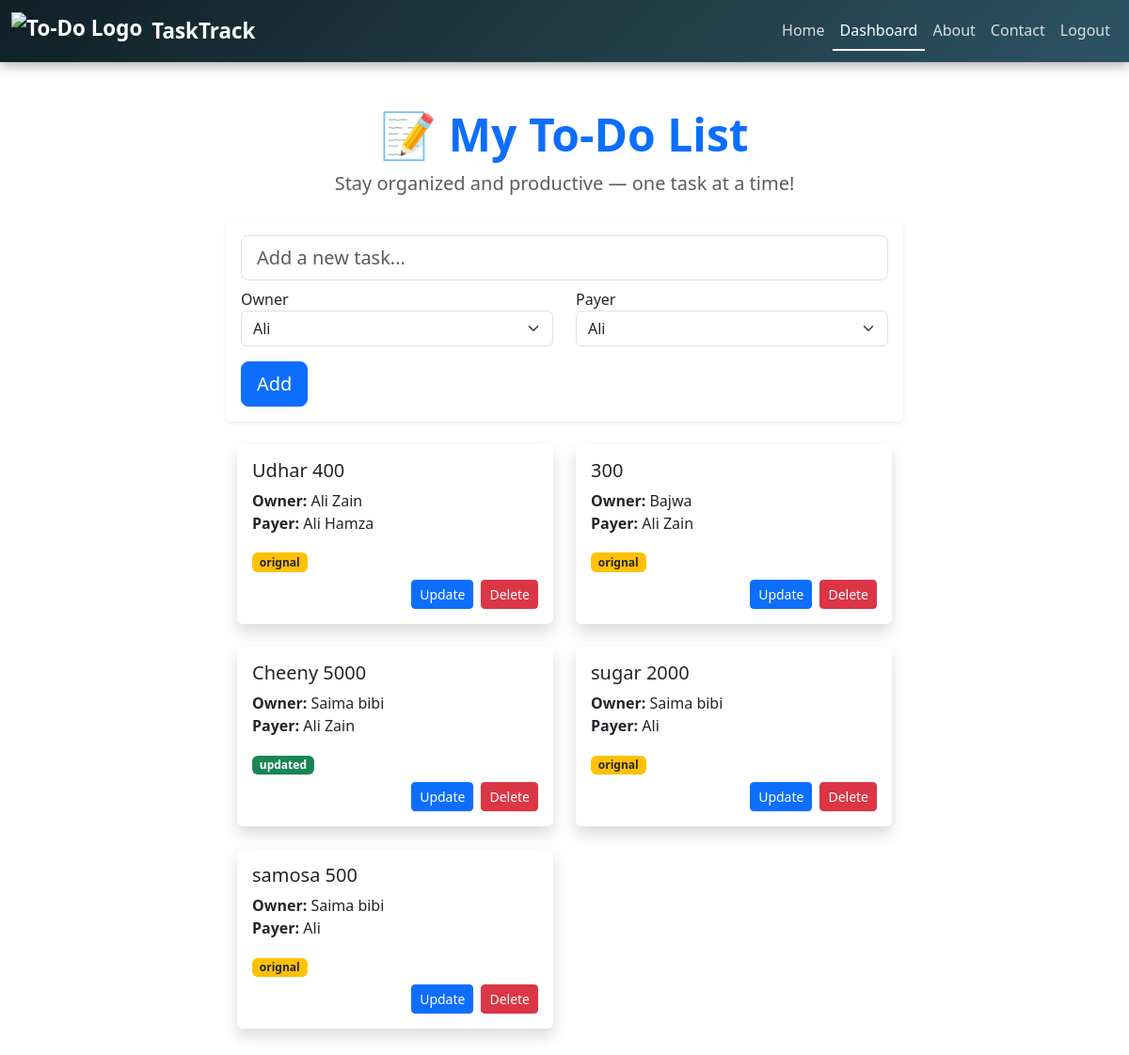
Page /todos/ (signed in) on the committed database.
### todo/models.py (models this page shows, shortened)
class Task(models.Model):
    task_name = models.CharField(max_length=255, null=True, blank=True)
    completed = models.BooleanField(default=False, null=True, blank=True)
    owner = models.ForeignKey(User, on_delete=models.SET_NULL, related_name='owned_tasks', null=True, blank=True)
    payer = models.ForeignKey(User, on_delete=models.SET_NULL, related_name='paid_tasks', null=True, blank=True)

### todo/views.py (the view, shortened to what this page needs)
# urls.py: path('todos/',views.todo_page,name="todo_page"),
@login_required
def todo_page(request):
    tasks = Task.objects.all()
    usernames = User.objects.all()
    return render(request, 'todos.htm', {
        'usernames': usernames,
        'tasks': tasks
    })

### template/todos.htm (shortened to what this page needs)
{% extends 'base.htm' %}
{% block content %}
<div class="container my-5">
  <div class="row justify-content-center">
    <div class="col-md-10 col-lg-8">
      <div class="text-center mb-4">
        <h1 class="display-5 fw-bold text-primary">📝 My To-Do List</h1>
        <p class="lead text-muted">Stay organized and productive — one task at a time!</p>
      </div>
      <form method="post" class="shadow-sm p-3 rounded mb-4">
        <input type="text" name="task_name" class="form-control form-control-lg mb-2" placeholder="Add a new task..." required>
        <div class="row">
          <div class="col-md-6">
            <label for="ownername">Owner</label>
            <select name="ownername" id="ownername" class="form-select">
              <option value="{{ request.user }}">{{user}}</option>
            </select>
          </div>
          <div class="col-md-6">
            <label for="payername">Payer</label>
            <select name="payername" id="payername" class="form-select">
              {% for username in usernames %}
              <option value="{{ username }}">{{ username }}</option>
              {% endfor %}
            </select>
          </div>
        </div>
        <button type="submit" class="btn btn-primary btn-lg btn-add mt-3">Add</button>
      </form>
   <div class="container">
  {% if tasks %}
    <div class="row row-cols-1 row-cols-md-2 g-4">
      {% for task in tasks %}
        <div class="col">
          <div class="card shadow border-0">
            <div class="card-body">
              <h5 class="card-title">{{ task.task_name }}</h5>
              <p class="card-text">
                <strong>Owner:</strong> {{ task.owner.username }}<br>
                <strong>Payer:</strong> {{ task.payer.username }}
              </p>
              {% if task.completed %}
                <span class="badge bg-success mb-2">updated</span>
              {% else %}
                <span class="badge bg-warning text-dark mb-2">orignal</span>
              {% endif %}
              <div class="d-flex justify-content-end gap-2">
                {% if task.owner == request.user or request.user.is_superuser %}
                <a href="{% url 'update_item' task.id %}" class="btn btn-sm btn-primary">Update</a>
                <a href="{% url 'delete_item' task.id %}" class="btn btn-sm btn-danger"
                    onclick="return confirm('Are you sure you want to delete this task?');">Delete</a>
                {% endif %}
              </div>
            </div>
          </div>
        </div>
      {% endfor %}
    </div>
  {% else %}
    <div class="alert alert-secondary text-center" role="alert">
      No tasks yet. Add one above!
    </div>
  {% endif %}
</div>
{% endblock %}

### template/base.htm (shortened to what this page needs)
<!DOCTYPE html>
<html lang="en">
<head>
  <link href="https://cdn.jsdelivr.net/npm/bootstrap@5.3.3/dist/css/bootstrap.min.css" rel="stylesheet">
  <link href="https://cdn.jsdelivr.net/npm/bootstrap-icons@1.10.5/font/bootstrap-icons.css" rel="stylesheet">
</head>
<body>
<nav class="navbar navbar-expand-lg navbar-custom">
  <div class="container-fluid">
    <a class="navbar-brand" href="{% url 'home' %}">
      <img src="https://cdn-icons-png.flaticon.com/512/1011/1011863.png" alt="To-Do Logo">
      TaskTrack
    </a>
    <div class="collapse navbar-collapse" id="navbarNav">
      <ul class="navbar-nav ms-auto mb-2 mb-lg-0">
        <li class="nav-item">
          <a class="nav-link {% if request.path == '/' %}active{% endif %}" href="{% url 'home' %}">Home</a>
        </li>
        {% if user.is_authenticated %}
        <li class="nav-item">
          <a class="nav-link {% if request.path == '/todos/' %}active{% endif %}" href="{% url 'todo_page' %}">Dashboard</a>
        </li>
        {% endif %}
        <li class="nav-item">
          <a class="nav-link {% if request.path == '/about/' %}active{% endif %}" href="{% url 'about_page' %}">About</a>
        </li>
        <li class="nav-item">
          <a class="nav-link {% if request.path == '/contact/' %}active{% endif %}" href="{% url 'contact_page' %}">Contact</a>
        </li>
        {% if user.is_authenticated %}
        <li class="nav-item">
          <a class="nav-link text-danger" href="{% url 'logout_page' %}">Logout</a>
        </li>
        {% endif %}
      </ul>
    </div>
  </div>
</nav>
<div class="container mt-4">
  {% block content %}
  {% endblock %}
</div>
</body>
</html>

### template/base.htm (style rules this page uses)
.navbar-custom { background: linear-gradient(135deg, #0f2027, #203a43, #2c5364); box-shadow: 0 4px 12px rgba(0, 0, 0, 0.3); z-index: 10; position: relative; }
.navbar-brand img { height: 40px; margin-right: 10px; }
.navbar-brand { font-weight: bold; font-size: 1.4rem; color: #fff !important; display: flex; align-items: center; }
.navbar-nav .nav-link { color: #dcdcdc !important; font-weight: 500; transition: 0.3s ease; }
.navbar-nav .nav-link.active { color: #ffffff !important; border-bottom: 2px solid #ffffff; }

### template/todos.htm (style rules this page uses)
.btn-add { border-radius: 0.5rem; }

### rows in the picture
Task: task_name "Udhar 400", owner.username "Ali Zain", payer.username "Ali Hamza", completed "orignal", shows "Update"
Task: task_name "300", owner.username "Bajwa", payer.username "Ali Zain", completed "orignal", shows "Update"
Task: task_name "Cheeny 5000", owner.username "Saima bibi", payer.username "Ali Zain", completed "updated", shows "Update"
Task: task_name "sugar 2000", owner.username "Saima bibi", payer.username "Ali", completed "orignal", shows "Update"
Task: task_name "samosa 500", owner.username "Saima bibi", payer.username "Ali", completed "orignal", shows "Update"

### other values in the picture
form field payername "Ali"
